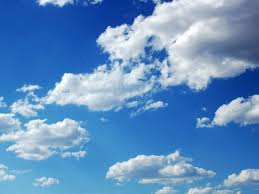
#> input picture dataset_img/cloudy113.jpg, 259 x 194 px, found by its file name; its folder holds only this picture in this run
$ jupyter execute --allow-errors weather_EDA.ipynb
#> lines starting #> are read from the running program, lines starting #| are printed output that depends on the picture
Import semua module yang dibutuhkan seperti matplotlib untuk plotting, seaborn utuk graph, cv2 untuk read image, dan PIL untuk menggunakan cv2

[cell 1]
import os
import matplotlib.pyplot as plt
import seaborn as sns
import cv2
import pandas as pd
from PIL import Image

cek total berapa banyak data image yang terdapat dalam dataset

[cell 2]
image_folder = "../dataset_img"
image_files = [f for f in os.listdir(image_folder) if f.lower().endswith(('.png', '.jpg', '.jpeg', '.bmp', '.gif'))]
print(f"Total images: {len(image_files)}")

Buat list untuk menampung metadaata dari image yang nantinya akan ditampung di dalam file csv untuk melihat keseluruhan metadata dari setiap dataset image yang ada

[cell 3]
metadata = []

for image in image_files:
    file_path = os.path.join(image_folder, image)
    file_size = os.path.getsize(file_path)
    with Image.open(file_path) as img:
#> img is the input picture: PIL image 259x194 RGB; mean R, G, B 98.3, 144.4, 193.4
        width, height = img.size
#> width = 259; height = 194
    metadata.append({'Filename': image, 'FileSize': file_size, 'Width': width, 'Height': height})

metadata_df = pd.DataFrame(metadata)
#> metadata_df = table of 1 rows and 4 columns
print(metadata_df.head())
#|         Filename  FileSize  Width  Height
#| 0  cloudy113.jpg      6799    259     194

Plot menggunakan seaborn untuk melihat distribusi dari ukuran file yang terdapat pada dataset, bisa dilihat distribusi terbanyak ada pada jumlah file dengan ukuran dibawah 1 megabytes, dan semakin besar file semakin dikit file yang terdapat pada dataset

[cell 4]
sns.histplot(metadata_df['FileSize'], bins=20, kde=True)
plt.title('Distribution of File Sizes')
plt.xlabel('File Size (Bytes)')
plt.ylabel('Frequency')
plt.show()
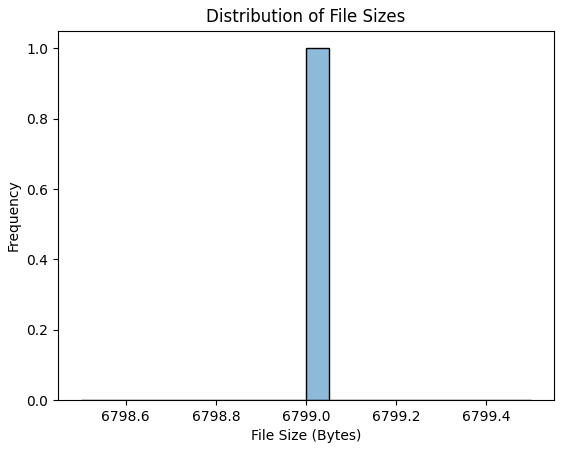
#> figure drawn by matplotlib, 1 panel; tallest bar 1 high, from x = 6799 to 6799.1

Plotting untuk melihat rata rata ratio ukuran image dataset, terlihat pola dari scatter plot tersebut

[cell 5]
plt.figure(figsize=(10, 6))
sns.scatterplot(x='Width', y='Height', data=metadata_df)
plt.title('Distribution of Image Dimensions')
plt.xlabel('Width')
plt.ylabel('Height')
plt.show()
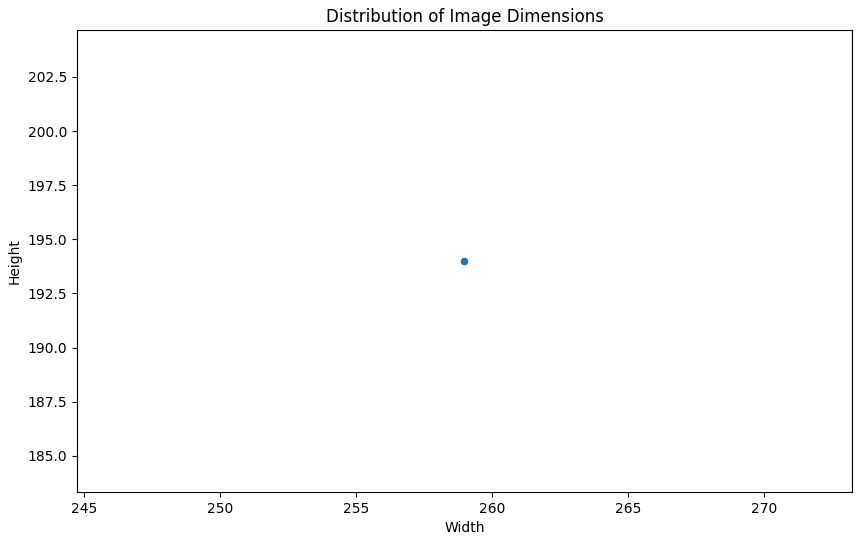
#> figure drawn by matplotlib, 1 panel

Pada tahap ini akan dilakukan pengambilan 5 sample images yang terdapat pada dataset, dari dataset yang ada, terdapat 4 buah variable target, dan jika kita lihat pada color histogram bahwa nilai pixel intensity yang memiliki frequency yang tinggi/sering muncul ada pada nilai 50 atau gray color

#> (a cell that did not finish here is left out)

Pada tahap ini kita dapat melihat jika kita setup cluster menjadi 3 cluster maka terdapat pola yang sangat jelas, image dengan ukuran kecil, sedang dan besar, dengan image ukuran besar memiliki rentang yang sangat luas mulai dari 2000 hingga 4000 pada lebar dan 1000 hingga 3000 pada tingginya

[cell 7]
from sklearn.cluster import KMeans
import numpy as np

dimensions = metadata_df[['Width', 'Height']].values
#> dimensions = [[259, 194]]
#> (the rest of this cell did not finish here and is left out)

[cell 8]
def is_grayscale(image_path):
    img = Image.open(image_path).convert('RGB')
    np_img = np.array(img)
    return np.all(np_img[..., 0] == np_img[..., 1]) and np.all(np_img[..., 1] == np_img[..., 2])

metadata_df['IsGrayscale'] = metadata_df['Filename'].apply(lambda x: is_grayscale(os.path.join(image_folder, x)))
print(metadata_df['IsGrayscale'].value_counts())
#| IsGrayscale
#| False    1
#| Name: count, dtype: int64

$ run again, on dataset_img/cloudy163.jpg
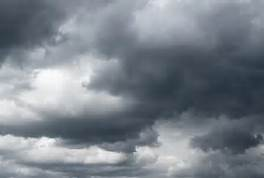
#> input picture dataset_img/cloudy163.jpg, 264 x 178 px, found by its file name
#> img is the input picture: PIL image 264x178 RGB; mean R, G, B 122.6, 130, 138.8
#|         Filename  FileSize  Width  Height
#| 0  cloudy163.jpg      4738    264     178
#> `plt.show()`:
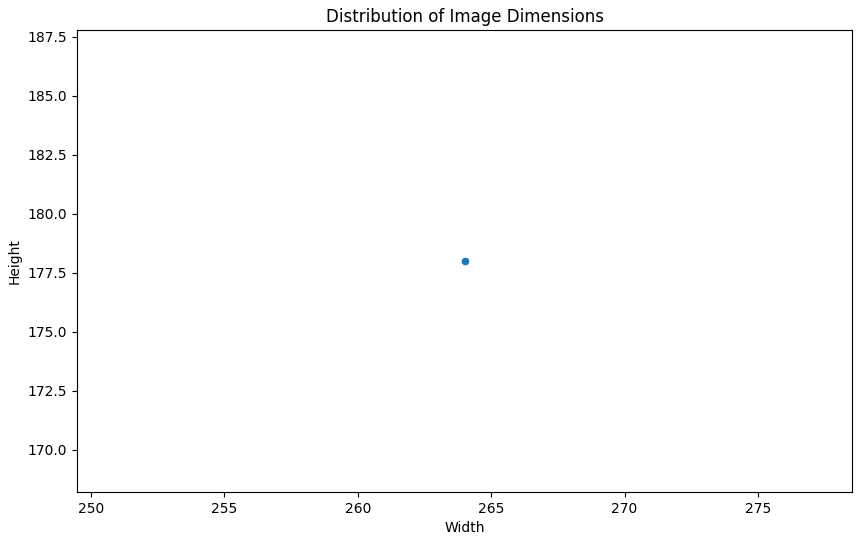
#> figure drawn by matplotlib, 1 panel
#| IsGrayscale
#| False    1
#| Name: count, dtype: int64

$ run again, on dataset_img/cloudy164.jpg
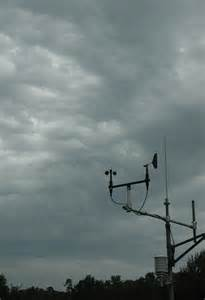
#> input picture dataset_img/cloudy164.jpg, 205 x 300 px, found by its file name
#> img is the input picture: PIL image 205x300 RGB; mean R, G, B 111.2, 123.6, 123.6
#|         Filename  FileSize  Width  Height
#| 0  cloudy164.jpg      5214    205     300
#> `plt.show()`:
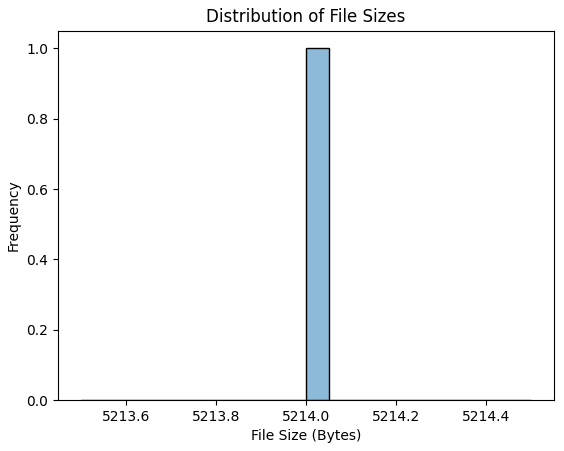
#> figure drawn by matplotlib, 1 panel; tallest bar 1 high, from x = 5214 to 5214.1
#> `plt.show()`:
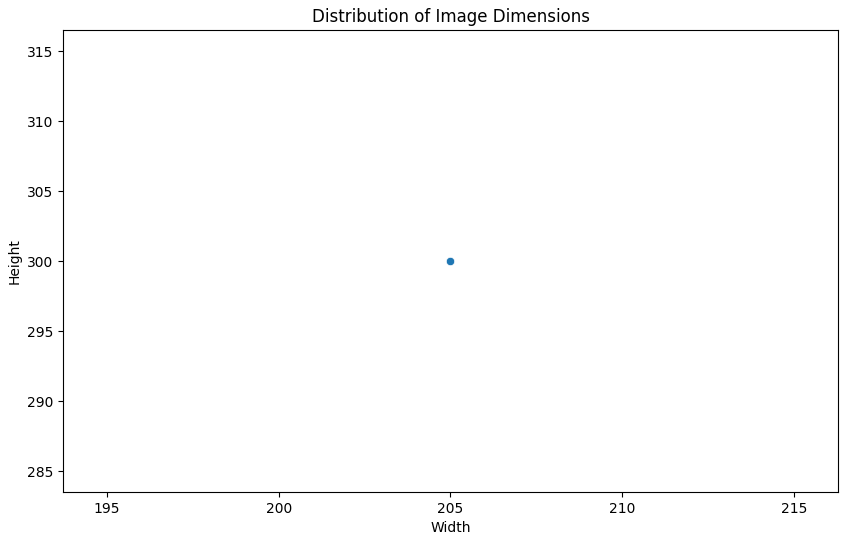
#> figure drawn by matplotlib, 1 panel
#| IsGrayscale
#| False    1
#| Name: count, dtype: int64

$ run again, on dataset_img/cloudy167.jpg
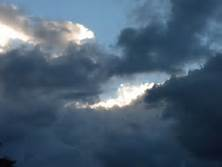
#> input picture dataset_img/cloudy167.jpg, 222 x 167 px, found by its file name
#> img is the input picture: PIL image 222x167 RGB; mean R, G, B 73.1, 93.5, 113.1
#|         Filename  FileSize  Width  Height
#| 0  cloudy167.jpg      3774    222     167
#> `plt.show()`:
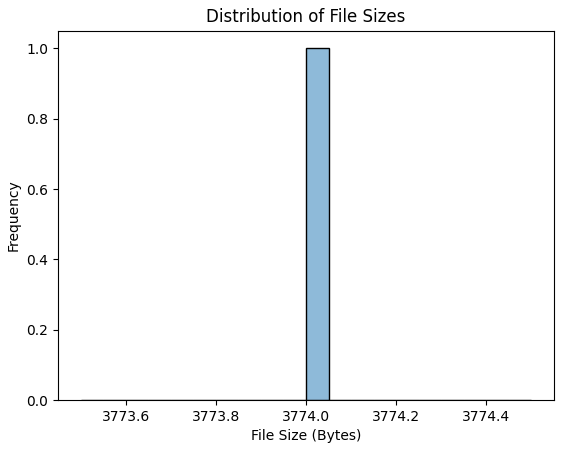
#> figure drawn by matplotlib, 1 panel; tallest bar 1 high, from x = 3774 to 3774.1
#> `plt.show()`:
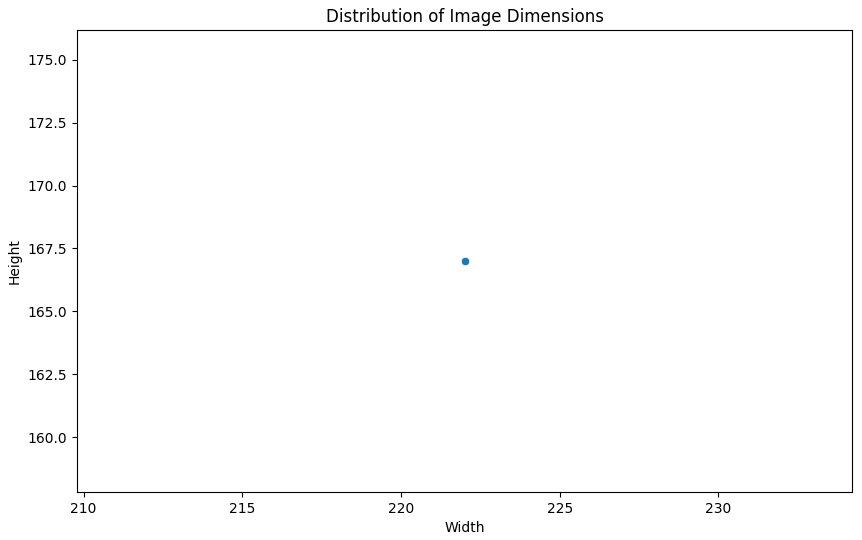
#> figure drawn by matplotlib, 1 panel
#| IsGrayscale
#| False    1
#| Name: count, dtype: int64

$ run again, on dataset_img/cloudy119.jpg
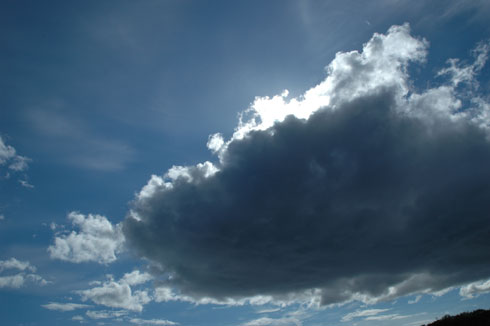
#> input picture dataset_img/cloudy119.jpg, 490 x 326 px, found by its file name
#> img is the input picture: PIL image 490x326 RGB; mean R, G, B 70, 97.3, 120.3
#|         Filename  FileSize  Width  Height
#| 0  cloudy119.jpg     19672    490     326
#> `plt.show()`:
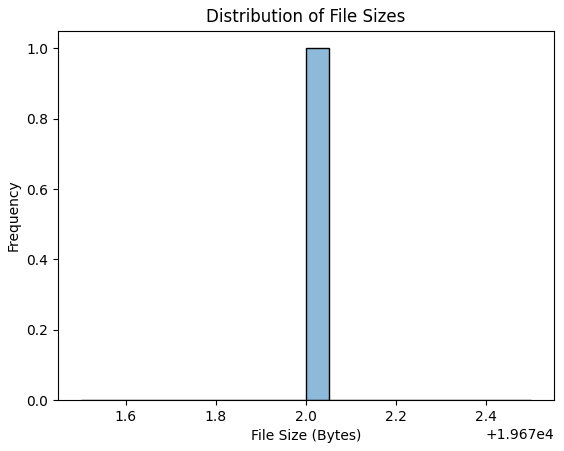
#> figure drawn by matplotlib, 1 panel; tallest bar 1 high, from x = 19672 to 19672
#> `plt.show()`:
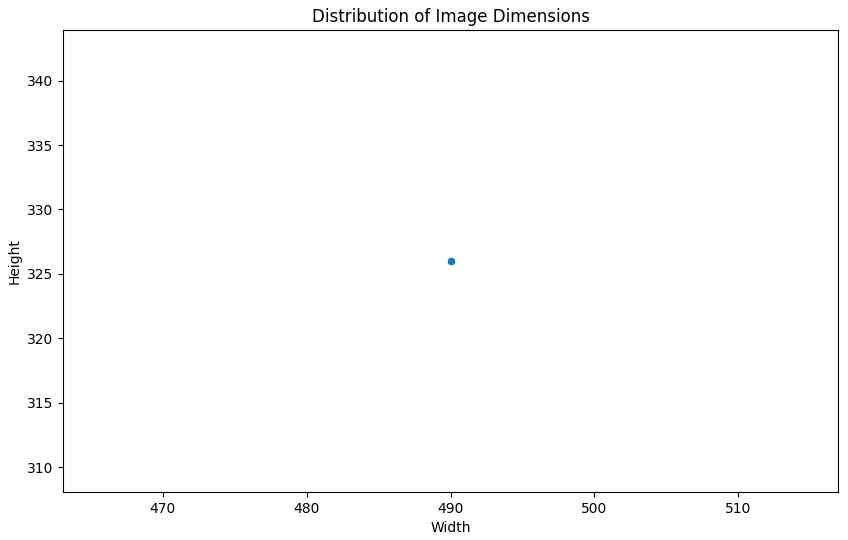
#> figure drawn by matplotlib, 1 panel
#| IsGrayscale
#| False    1
#| Name: count, dtype: int64
